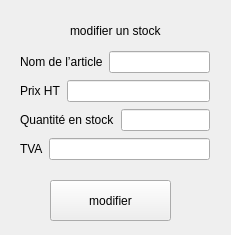
<?xml version="1.0" encoding="UTF-8"?>
<ui version="4.0">
 <class>stockmodifClass</class>
 <widget class="QWidget" name="stockmodifClass">
  <property name="geometry">
   <rect>
    <x>0</x>
    <y>0</y>
    <width>231</width>
    <height>235</height>
   </rect>
  </property>
  <property name="windowTitle">
   <string>Form</string>
  </property>
  <widget class="QLabel" name="label_5">
   <property name="geometry">
    <rect>
     <x>70</x>
     <y>20</y>
     <width>101</width>
     <height>21</height>
    </rect>
   </property>
   <property name="text">
    <string>modifier un stock</string>
   </property>
  </widget>
  <widget class="QPushButton" name="BtStockModif">
   <property name="geometry">
    <rect>
     <x>50</x>
     <y>180</y>
     <width>121</width>
     <height>41</height>
    </rect>
   </property>
   <property name="text">
    <string>modifier</string>
   </property>
  </widget>
  <widget class="QWidget" name="">
   <property name="geometry">
    <rect>
     <x>20</x>
     <y>50</y>
     <width>190</width>
     <height>114</height>
    </rect>
   </property>
   <layout class="QVBoxLayout" name="verticalLayout">
    <item>
     <layout class="QHBoxLayout" name="horizontalLayout">
      <item>
       <widget class="QLabel" name="label">
        <property name="text">
         <string>Nom de l’article</string>
        </property>
       </widget>
      </item>
      <item>
       <widget class="QLineEdit" name="lineEdit_4"/>
      </item>
     </layout>
    </item>
    <item>
     <layout class="QHBoxLayout" name="horizontalLayout_2">
      <item>
       <widget class="QLabel" name="label_2">
        <property name="text">
         <string>Prix HT</string>
        </property>
       </widget>
      </item>
      <item>
       <widget class="QLineEdit" name="lineEdit_3"/>
      </item>
     </layout>
    </item>
    <item>
     <layout class="QHBoxLayout" name="horizontalLayout_3">
      <item>
       <widget class="QLabel" name="label_3">
        <property name="text">
         <string>Quantité en stock</string>
        </property>
       </widget>
      </item>
      <item>
       <widget class="QLineEdit" name="lineEdit"/>
      </item>
     </layout>
    </item>
    <item>
     <layout class="QHBoxLayout" name="horizontalLayout_4">
      <item>
       <widget class="QLabel" name="label_4">
        <property name="text">
         <string>TVA</string>
        </property>
       </widget>
      </item>
      <item>
       <widget class="QLineEdit" name="lineEdit_2"/>
      </item>
     </layout>
    </item>
   </layout>
  </widget>
 </widget>
 <resources/>
 <connections/>
</ui>
